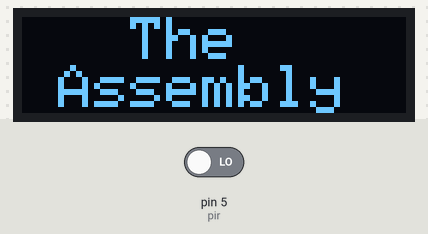
The sketch below on a simulated Arduino Uno, built with avr-gcc and run on an emulated ATmega328P. Parts: 128×32 one-colour display. Inputs (shaded band) come from the test bench; at power-on: pin 5 (pir) LOW.

Above: at 0.1 s.
3.3 s: pin 5 (pir) driven HIGH
At 4.5 s:
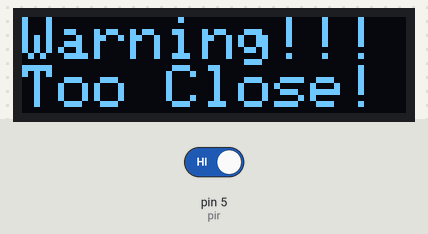
4.8 s: pin 5 (pir) driven LOW
At 6.0 s:
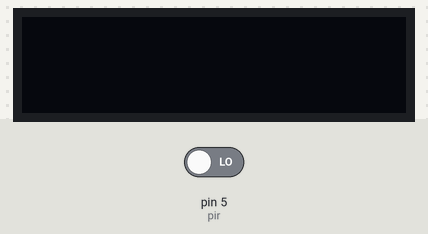
Timing chart, 0 to 7.8 s (numbered marks = the images above; inputs shaded):
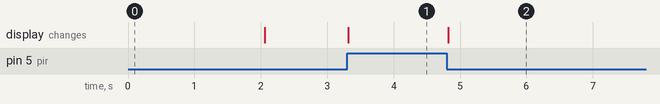

The sketch:

SmartGlassesOLED.ino
```cpp
#include <Adafruit_SSD1306.h>
#include <SPI.h>
#include <Wire.h>
#include <Adafruit_GFX.h>


#define pir 5

#define SCREEN_WIDTH 128
#define SCREEN_HEIGHT 32

#define OLED_RESET  4
Adafruit_SSD1306 display(SCREEN_WIDTH,SCREEN_HEIGHT,&Wire, OLED_RESET);


void setup(){
  display.begin(SSD1306_SWITCHCAPVCC,0x3C);
  display.clearDisplay();
  pinMode(pir,INPUT);
    display.setTextSize(2);
  display.setTextColor(WHITE);
  display.setCursor(0,0);
  display.println("   The     Assembly");
  display.display();
  delay(2000);
  display.clearDisplay();
  display.display();
}

void loop(){
  int check = digitalRead(pir);
  if(check >= 1){
    display.setCursor(0,0);
    display.println("Warning!!!Too Close!");
    display.display();
  } else if (check == 0) {
    display.clearDisplay();
    display.display();
  }
}
```

Measured:
- after the input at 3.3 s, the display: changes at once (image 1)
- after the input at 4.8 s, the display: changes at once (image 2)
